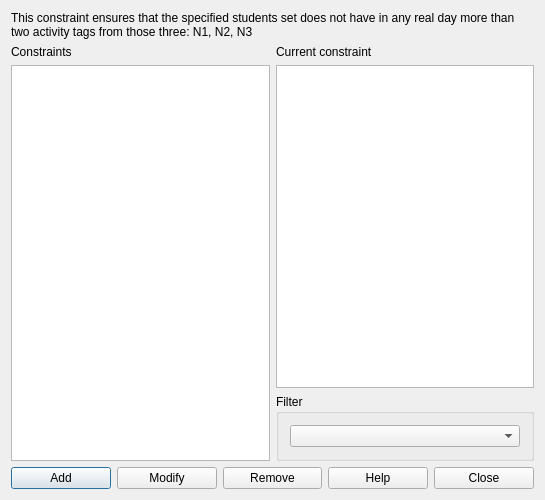
<?xml version="1.0" encoding="UTF-8"?>
<ui version="4.0">
 <class>ConstraintStudentsSetMaxTwoActivityTagsPerRealDayFromN1N2N3Form_template</class>
 <widget class="QDialog" name="ConstraintStudentsSetMaxTwoActivityTagsPerRealDayFromN1N2N3Form_template">
  <property name="geometry">
   <rect>
    <x>0</x>
    <y>0</y>
    <width>545</width>
    <height>500</height>
   </rect>
  </property>
  <property name="windowTitle">
   <string extracomment="This is the title of the dialog in which you see the list of all constraints of this type">Constraints students set max two activity tags per real day from N1 N2 N3</string>
  </property>
  <layout class="QGridLayout" name="gridLayout_2">
   <item row="0" column="0" colspan="2">
    <widget class="QLabel" name="textLabel1">
     <property name="sizePolicy">
      <sizepolicy hsizetype="Minimum" vsizetype="Minimum">
       <horstretch>0</horstretch>
       <verstretch>0</verstretch>
      </sizepolicy>
     </property>
     <property name="text">
      <string>This constraint ensures that the specified students set does not have in any real day more than two activity tags from those three: N1, N2, N3</string>
     </property>
     <property name="wordWrap">
      <bool>true</bool>
     </property>
    </widget>
   </item>
   <item row="1" column="0" rowspan="2">
    <layout class="QVBoxLayout" name="verticalLayout_2">
     <item>
      <widget class="QLabel" name="constraintsTextLabel">
       <property name="frameShape">
        <enum>QFrame::NoFrame</enum>
       </property>
       <property name="frameShadow">
        <enum>QFrame::Plain</enum>
       </property>
       <property name="text">
        <string>Constraints</string>
       </property>
       <property name="wordWrap">
        <bool>false</bool>
       </property>
      </widget>
     </item>
     <item>
      <widget class="QListWidget" name="constraintsListWidget"/>
     </item>
    </layout>
   </item>
   <item row="1" column="1">
    <layout class="QVBoxLayout" name="verticalLayout">
     <item>
      <widget class="QLabel" name="currentConstraintTextLabel">
       <property name="text">
        <string>Current constraint</string>
       </property>
       <property name="wordWrap">
        <bool>false</bool>
       </property>
      </widget>
     </item>
     <item>
      <widget class="QPlainTextEdit" name="currentConstraintTextEdit"/>
     </item>
    </layout>
   </item>
   <item row="2" column="1">
    <widget class="QGroupBox" name="filterGroupBox">
     <property name="title">
      <string>Filter</string>
     </property>
     <layout class="QGridLayout" name="gridLayout">
      <item row="0" column="0">
       <widget class="QComboBox" name="studentsComboBox"/>
      </item>
     </layout>
    </widget>
   </item>
   <item row="3" column="0" colspan="2">
    <layout class="QHBoxLayout" name="horizontalLayout">
     <item>
      <widget class="QPushButton" name="addConstraintPushButton">
       <property name="text">
        <string>Add</string>
       </property>
      </widget>
     </item>
     <item>
      <widget class="QPushButton" name="modifyConstraintPushButton">
       <property name="text">
        <string>Modify</string>
       </property>
      </widget>
     </item>
     <item>
      <widget class="QPushButton" name="removeConstraintPushButton">
       <property name="text">
        <string>Remove</string>
       </property>
      </widget>
     </item>
     <item>
      <widget class="QPushButton" name="helpPushButton">
       <property name="text">
        <string>Help</string>
       </property>
      </widget>
     </item>
     <item>
      <widget class="QPushButton" name="closePushButton">
       <property name="text">
        <string>Close</string>
       </property>
      </widget>
     </item>
    </layout>
   </item>
  </layout>
 </widget>
 <layoutdefault spacing="6" margin="11"/>
 <resources/>
 <connections/>
</ui>
